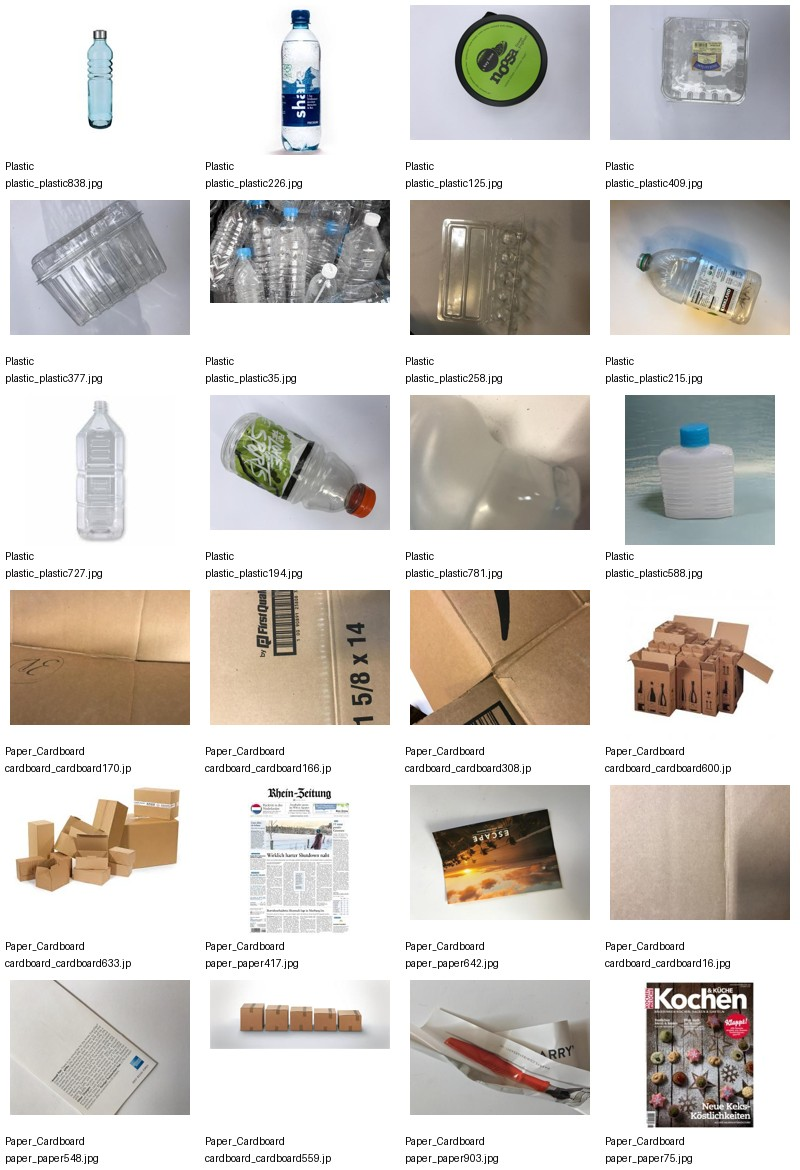
#> input picture revalue/ai/dataset_preview.jpg, 800 x 1170 px, given as the content of the folder dataset/revalue_split_v2/train/Plastic, which was not available
$ python preview_dataset.py
#> lines starting #> are read from the running program, lines starting #| are printed output that depends on the picture; pictures that were not available may be replaced by others from this repository, and a replacement may not be noted

from pathlib import Path
import random
from PIL import Image, ImageDraw
import math

ROOT = Path("dataset/revalue_split_v2/train")
CLASSES = ["Plastic", "Paper_Cardboard"]
EXTS = {".jpg", ".jpeg", ".png", ".bmp", ".webp"}
SAMPLES_PER_CLASS = 12
THUMB_SIZE = (180, 150)

random.seed(42)

tiles = []

for class_name in CLASSES:
    folder = ROOT / class_name
    files = [
        p for p in folder.rglob("*")
        if p.is_file() and p.suffix.lower() in EXTS
    ]

    selected = random.sample(files, min(SAMPLES_PER_CLASS, len(files)))

    for path in selected:
        try:
            img = Image.open(path).convert("RGB")
#> img is the input picture: PIL image 800x1170 RGB; mean R, G, B 208.9, 204.5, 199.7
            img.thumbnail(THUMB_SIZE)
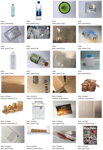
#> img: PIL image 103x150 RGB; mean R, G, B 208.6, 204.2, 199.4

            tile = Image.new("RGB", (200, 195), "white")
#> tile: PIL image 200x195 RGB; every value is 255
            x = (200 - img.width) // 2
#> x = 48
            tile.paste(img, (x, 5))
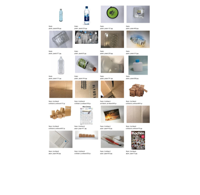
#> tile: PIL image 200x195 RGB; mean R, G, B 236.6, 234.9, 233

            draw = ImageDraw.Draw(tile)
            draw.text((5, 160), class_name, fill="black")
            draw.text((5, 177), path.name[:25], fill="black")

            tiles.append(tile)
        except Exception as exc:
            print(f"Gagal membaca {path}: {exc}")

cols = 4
rows = math.ceil(len(tiles) / cols)
#> rows = 1
sheet = Image.new("RGB", (cols * 200, rows * 195), "#dddddd")
#> sheet: PIL image 800x195 RGB; every value is 221

for i, tile in enumerate(tiles):
    x = (i % cols) * 200
    y = (i // cols) * 195
    sheet.paste(tile, (x, y))
#> this loop made 2 passes
#> (x, y) on passes 1 to 2: (0, 0), (200, 0)
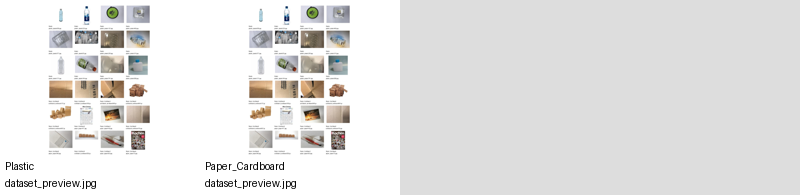
#> sheet: PIL image 800x195 RGB; mean R, G, B 227.7, 226.8, 225.8

output = Path(__file__).resolve().parent / "dataset_preview.jpg"
sheet.save(output, quality=90)

print(f"Preview tersimpan: {output.resolve()}")
print(f"Jumlah gambar preview: {len(tiles)}")
#| Jumlah gambar preview: 2
